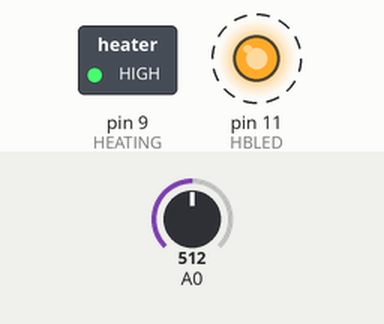
Recording of a sketch running on a simulated Arduino Uno, built with avr-gcc and run on an emulated ATmega328P. On the bench: switched loads named in the sketch (green lamp = pin HIGH), output pins drawn as LEDs (lit = HIGH). Dashed ring = blinking. The test bench sets the inputs (shaded band); at power-on: A0 = 512.

Above: at 1.2 s.
1.3 s: A0 set to 6
3.7 s: A0 set to 3
At 5.8 s:
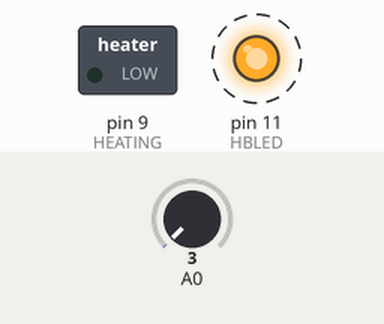
Timing chart, 0 to 12.7 s (numbered marks = the images above; inputs shaded):
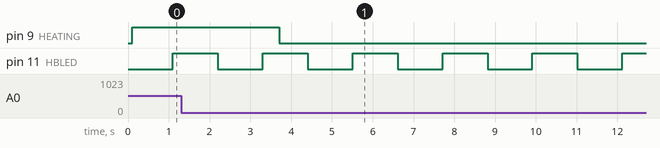

Measured:
- the behaviour switches between 5 and 4 on A0 (found by bisection; images 0 and 1)
- after the input at 3.7 s, pin 9 (HEATING): HIGH → LOW after 0.01 s instead of 1.4 s
- by itself, pin 11 (HBLED): alternates HIGH for 1.1 s and LOW for 1.1 s

The sketch:

atmega32.ino
```cpp
int       HBLED = 11; // PB3 - indikacija
int       HEATING = 9;  // PB1 - kaitinimas
uint8_t   bcnt;
uint8_t   ledstate = 0;
uint8_t   percents;
uint8_t   honcnt = 0; // ijungtos busenos skaitliukas (0.1s)
uint8_t   hoffcnt = 0; // isjungtos ------""-------
uint16_t  adcval;

//-------------------------------------------------------------------------------------
void  tick  ()  // kvieciama kas 0.1s
{
      if  (adcval < 5)  {  // ADC triuksmas
          digitalWrite (HEATING, 0);
          return;
      }
      if  (!honcnt && !hoffcnt)
          hoffcnt = 100 - (honcnt = percents);
      if  (honcnt)  {
          digitalWrite (HEATING, 1);
          honcnt--;
          return;
      }
      if  (hoffcnt) {
          digitalWrite (HEATING, 0);
          hoffcnt--;
      }
}
//-------------------------------------------------------------------------------------
void  blink ()
{
      if  (bcnt++ < 10)
          return;
      bcnt = 0;
      ledstate ^= 1;
      digitalWrite (HBLED, ledstate);
}
//-------------------------------------------------------------------------------------
void setup()
{
      pinMode (HBLED, OUTPUT);
      pinMode (HEATING, OUTPUT);
}
//-------------------------------------------------------------------------------------
void loop()
{
      delay (100);  // programos "taktinis dazis" 0.1s (grubiai)
      adcval = analogRead (A0);
      percents = (uint8_t)((uint32_t)adcval * (uint32_t)100 / (uint32_t)1023); // 10bit
      blink ();
      tick ();
}
```
